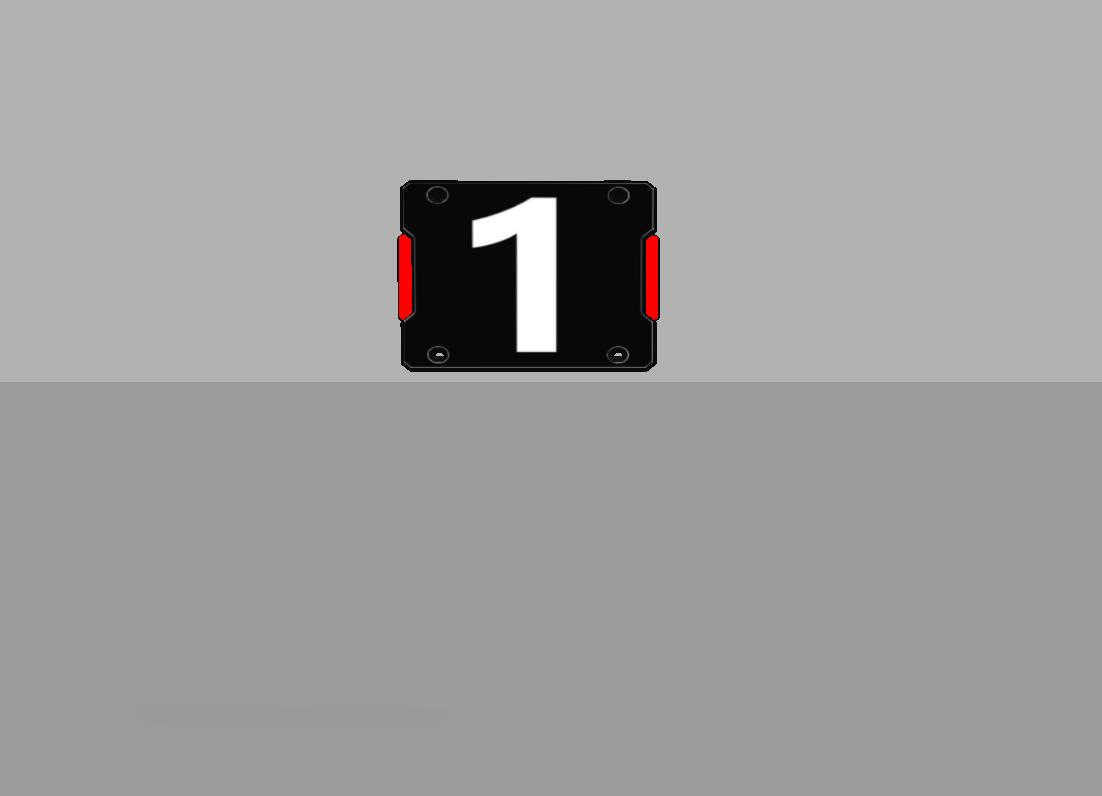
//> input picture src/vision/build/armor_sample_1.jpg, 1102 x 796 px
$ ./main img build/armor_sample_1.jpg   (built with g++ and OpenCV 4)
//> lines starting //> are read from the running program, lines starting //| are printed output that depends on the picture; after the words box and inside, x2 and y2 are one past the last pixel; in counts of white or black regions, pixels touching at a corner belong together
//> further down, img is the input picture: 796 rows x 1102 cols, CV_8UC3; mean B, G, R 158.6, 158.6, 159.2
### src/vision/vision.h
//
// Created by LyChee on 2025/11/12.
//
#ifndef VISION_ARMOR_H
#define VISION_ARMOR_H
#include <opencv2/opencv.hpp>
#include <opencv2/tracking.hpp>
#include <vector>
using namespace cv;
using namespace std;

// [27 lines of commented-out code are left out]
struct Subject{
    std::string name;
    std::vector<cv::Point2f> points;
    int number=0;
    int id=0;
    std::string color_type="none";
    cv::Scalar color_bgr=cv::Scalar(0,0,0);
};

std::pair<std::vector<cv::Point2f>, int> Armor_Detector(cv::Mat img_input);
std::vector<struct Subject> detector(cv::Mat &src);
std::vector<Subject> dynamic(Mat &src);
std::vector<cv::Point2f> Sphere_Processer(const std::vector<cv::Point> &contour);
int digit_detector(const cv::Mat& src);
#endif //VISION_ARMOR_H

### src/vision/detector.cpp
#include <iostream>
#include <opencv2/opencv.hpp>
#include <opencv2/core.hpp>
#include <opencv2/highgui.hpp>
#include <map>
#include <vector>
#include "vision.h"
using namespace std;
using namespace cv;
vector<Subject> detector(Mat &imgsource) {


    // ============================================================
    // 0. 复制输入图像并准备工作容器
    // ============================================================
    Mat src = imgsource.clone();
    vector<Subject> subjects;
    vector<vector<Point>> contours;
    vector<Vec4i> hierarchy;

    // ============================================================
    // 1. 多通道边缘融合预处理
    // ============================================================
    // 1.1 先整体高斯滤波，压制全局噪声
    GaussianBlur(src, src, Size(5, 5), 0);
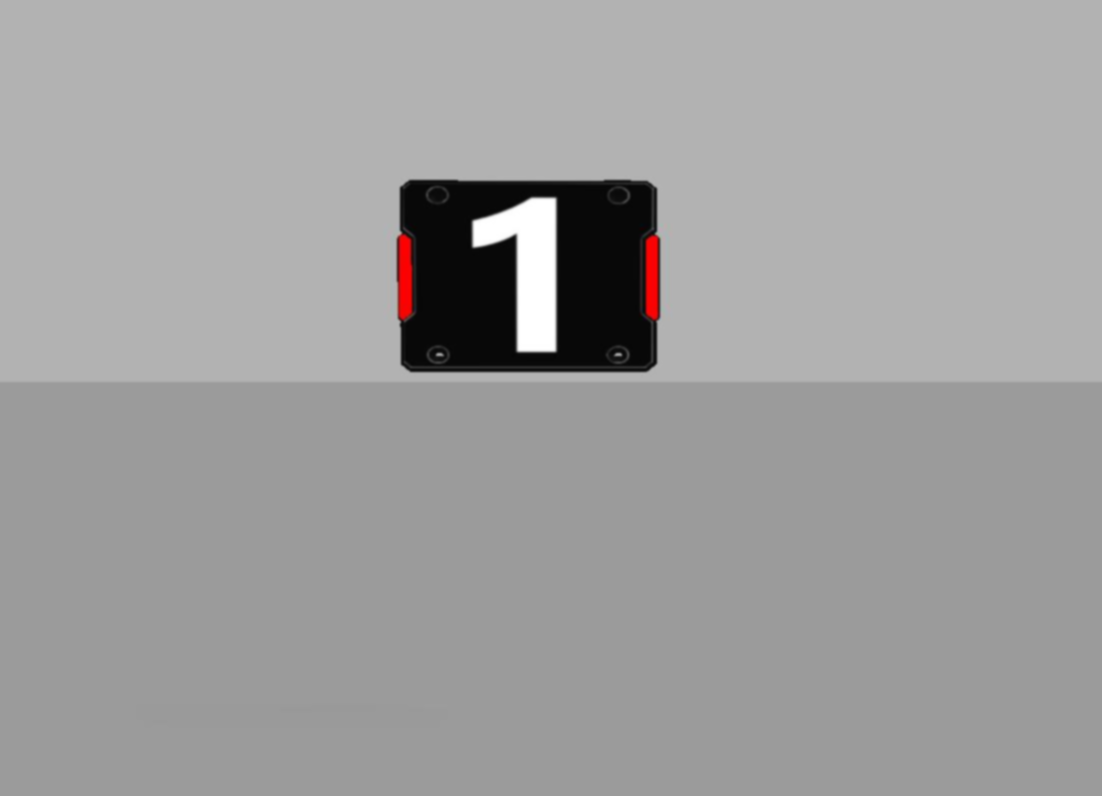
//> src: 796 rows x 1102 cols, CV_8UC3; 3.5% of pixels changed, all inside (x1, y1, x2, y2) = (0, 175, 1102, 728)
    // 1.2 拆分 B/G/R 通道，逐通道检测边缘以覆盖不同颜色对比
    vector<Mat> channels;
    split(src, channels); // B, G, R

    Mat edges_combined = Mat::zeros(src.size(), CV_8UC1);

    // 1.3 逐通道：中值滤波 + Canny，将边缘累加
    for (int i = 0; i < 3; i++) {
        Mat ch_blur, ch_edges;
        // 1.3.1 中值滤波消除椒盐噪声
        medianBlur(channels[i], ch_blur, 5);
        // 1.3.2 低阈值 Canny，保留较弱的结构
        Canny(ch_blur, ch_edges, 30, 100);
        // 1.3.3 多通道 OR 融合
        bitwise_or(edges_combined, ch_edges, edges_combined);
    }
//> this loop made 3 passes
//> pass 1, in detector, `Canny(ch_blur, ch_edges, 30, 100);`:
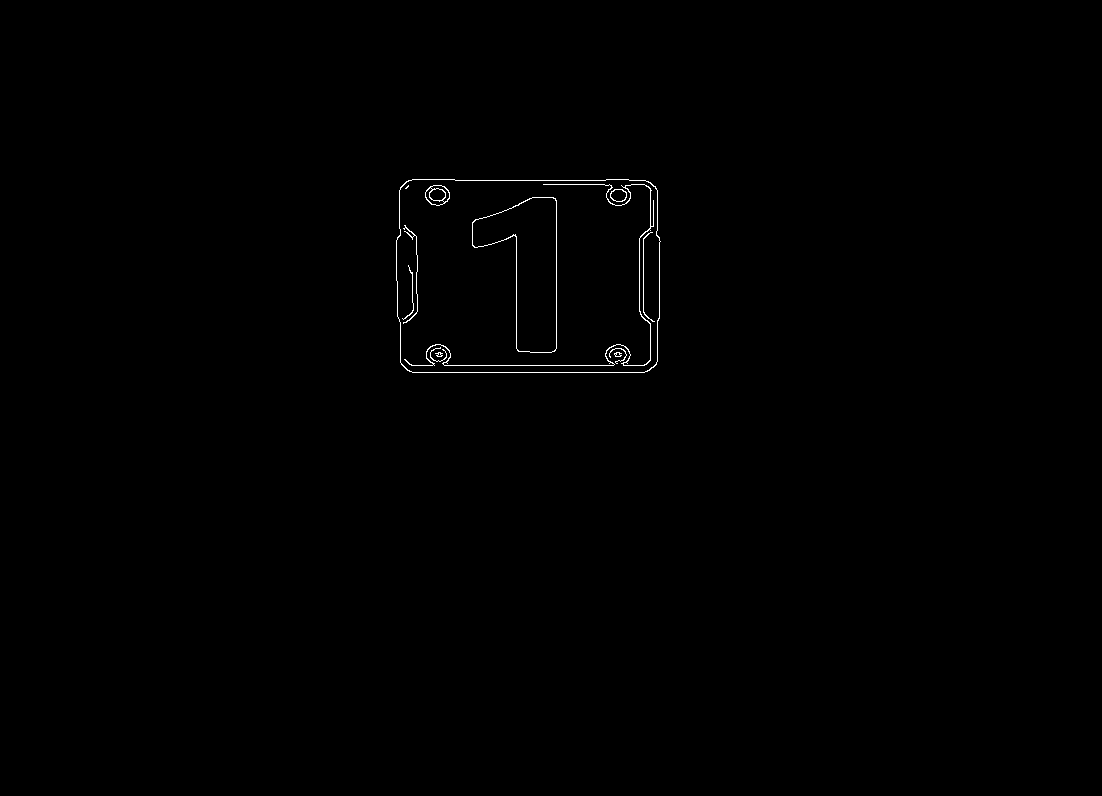
//> ch_edges: 796 rows x 1102 cols, CV_8UC1; 0.32% white in thin lines or dots, all inside (x1, y1, x2, y2) = (396, 179, 661, 373)

    // 1.4 灰度边缘补充，避免纯亮度目标被遗漏
    Mat gray, gray_edges;
    cvtColor(src, gray, COLOR_BGR2GRAY);
    medianBlur(gray, gray, 5);
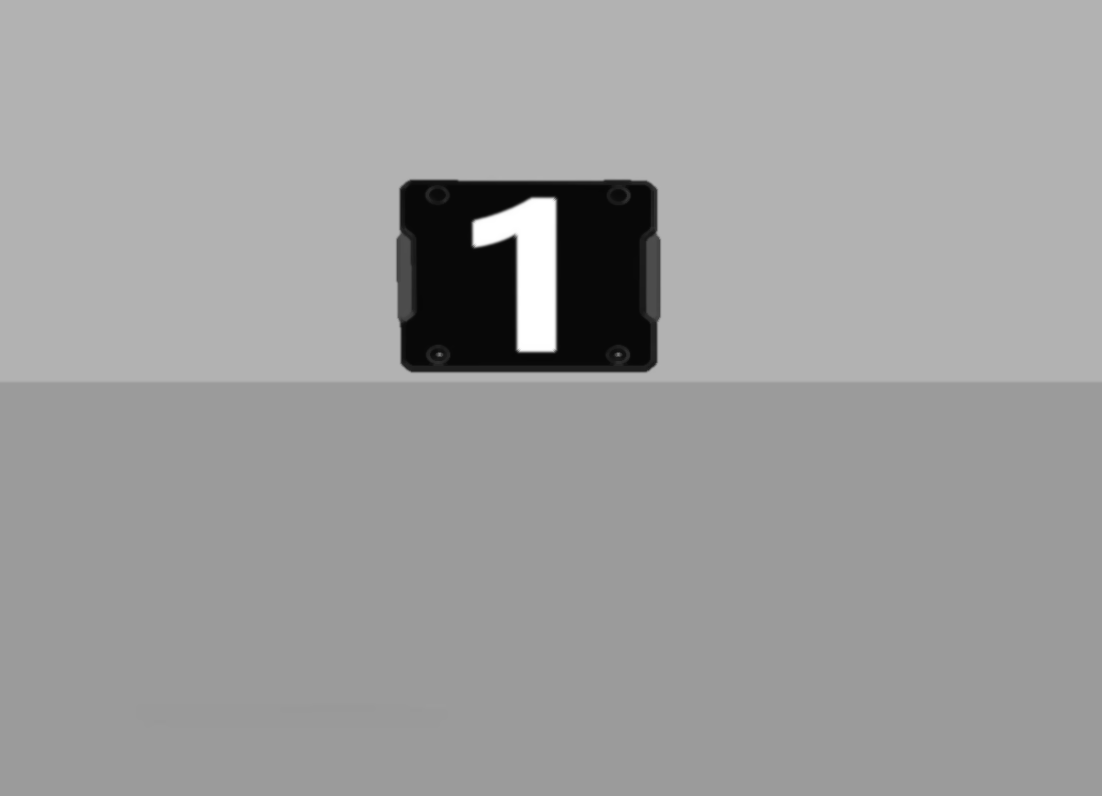
//> gray: 796 rows x 1102 cols, CV_8UC1; min 7, max 255, mean 158.8
    Canny(gray, gray_edges, 40, 120);
    bitwise_or(edges_combined, gray_edges, edges_combined);
//> edges_combined: 796 rows x 1102 cols, CV_8UC1; 0.42% white in thin lines or dots, all inside (x1, y1, x2, y2) = (395, 179, 662, 373)

    // 1.5 形态学闭运算连接断裂边缘，再膨胀确保闭合
    Mat kernel = getStructuringElement(MORPH_ELLIPSE, Size(3, 3));
    Mat edges_closed;
    morphologyEx(edges_combined, edges_closed, MORPH_CLOSE, kernel, Point(-1,-1), 2);
//> edges_closed: 796 rows x 1102 cols, CV_8UC1; 0.67% white; 3 white regions, box (x1, y1, x2, y2) and area: (395, 179, 662, 373) 5083, (472, 197, 557, 353) 482, (425, 185, 450, 206) 284

    Mat Premask;
    dilate(edges_closed, Premask, kernel, Point(-1,-1), 1);
//> Premask: 796 rows x 1102 cols, CV_8UC1; 1.1% white; 3 white regions

    // 1.6 基于外轮廓填充实心掩码，滤除面积过小的噪点
    vector<vector<Point>> tmpCnts;
    findContours(Premask, tmpCnts, RETR_EXTERNAL, CHAIN_APPROX_SIMPLE);
//> tmpCnts = 1 contour; box (x1, y1, x2, y2) and area: (394, 178, 663, 374) 50817

    Premask = Mat::zeros(src.size(), CV_8UC1);
    for (size_t i = 0; i < tmpCnts.size(); ++i) {
        double a = contourArea(tmpCnts[i]);
        if (a < 100) continue;
        drawContours(Premask, tmpCnts, static_cast<int>(i), Scalar(255), FILLED);
    }
//> this loop made 1 pass
//> a on pass 1: 50817
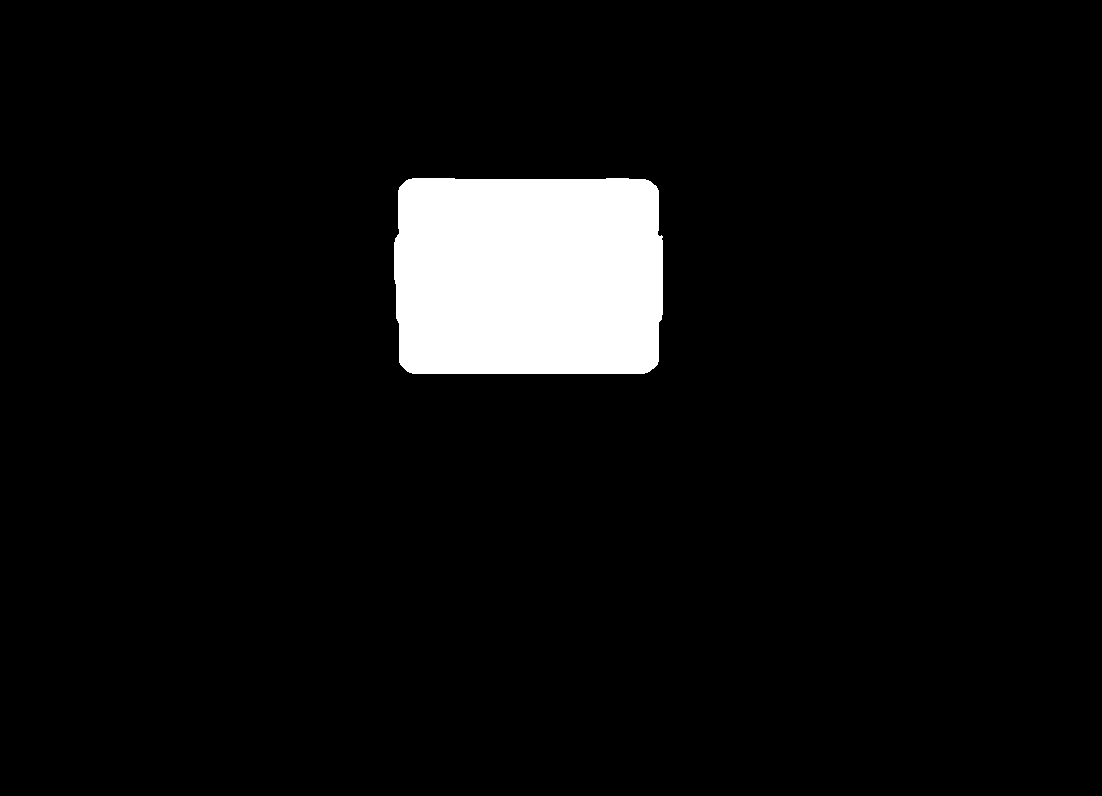
//> Premask: 796 rows x 1102 cols, CV_8UC1; 5.8% white; 1 white region, box (x1, y1, x2, y2) and area: (394, 178, 663, 374) 51254

    // 1.7 最后一次平滑，获得稳定的前景掩码
    morphologyEx(Premask, Premask, MORPH_CLOSE, getStructuringElement(MORPH_ELLIPSE, Size(5,5)));
//> Premask: 796 rows x 1102 cols, CV_8UC1; 5.8% white; 1 white region

    Mat proc = Premask;

    // ============================================================
    // 2. 提取轮廓作为候选目标
    // ============================================================
    findContours(proc, contours, hierarchy, RETR_EXTERNAL, CHAIN_APPROX_SIMPLE);
//> contours = 1 contour; box (x1, y1, x2, y2) and area: (394, 178, 663, 374) 50820


    for (size_t i = 0; i < contours.size(); i++) {
        // 遍历所有contour
        double area = cv::contourArea(contours[i]);
//> area = 50820
        if (area < 100) continue;
        //drawContours(src,contours,i,Scalar(255,0,0),2);
        // debug：显示轮廓数
        cout<<"轮廓数："<<contours.size()<<endl;
//| 轮廓数：1

        /*** 以下为圆形处理 ***/
        // 2.1 对高圆度轮廓执行球体分支
        Point2f center;
        float radius = 0;
        minEnclosingCircle(contours[i], center, radius);
//> center = Point(528, 275.5); radius = 156.4
        //minEnclosingCircle(approx, center, radius);
        // 计算圆形度
        double perimeter = arcLength(contours[i], true);
//> perimeter = 897.7
        double circularity = 4 * CV_PI * area / (perimeter * perimeter);
//> circularity = 0.793
        cout<<"circularity:"<<circularity<<endl;
//| circularity:0.792502
        cout<<"radius"<<radius<<endl;
//| radius156.439
        if (circularity > 0.85 && radius > 15 /*&& radius < 200解除最大半径设置*/) {

            Subject Sphere;
            Sphere.name = "sphere";
            Sphere.id = subjects.size() + 1;
            //Sphere.points = sphere(center,radius,src);
            Sphere.points = Sphere_Processer(contours[i]);
            Mat mask = Mat::zeros(src.size(), CV_8UC1);
            drawContours(mask, contours, static_cast<int>(i), Scalar(255), FILLED);
            Scalar mean_color = mean(src, mask);
            Sphere.color_bgr = mean_color;
            subjects.push_back(Sphere);

        }

        /*** 以上为圆形处理 ***/

        /*** 以下为Armor和矩形处理 ***/
        else {

            // 2.2 对其余轮廓执行装甲板/矩形判定
            // 计算最小外接矩形
            Rect Rectangle_prame;
            Rectangle_prame = boundingRect(contours[i]);
//> Rectangle_prame = Rect(394, 178, 269, 196)
            // 生成矩阵切片
            Mat roi = src(Rectangle_prame);
            // 转为灰度图
            Mat roi_gray;
            cvtColor(roi, roi_gray, COLOR_BGR2GRAY);
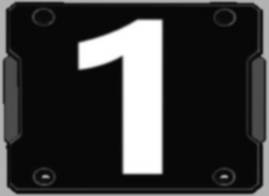
//> roi_gray: 196 rows x 269 cols, CV_8UC1; min 6, max 255, mean 57.6
            GaussianBlur(roi_gray, roi_gray, Size(9,9), 0);
            // 二值化
            Mat roi_binary;
            threshold(roi_gray, roi_binary, 128, 255, THRESH_BINARY);
//> roi_binary: 196 rows x 269 cols, CV_8UC1; 17.7% white; 4 white regions, box (x1, y1, x2, y2) and area: (78, 20, 162, 174) 7224, (0, 0, 16, 196) 932, (237, 0, 269, 196) 898, (64, 0, 210, 2) 289
//> (the rest of the program and of its run is left out)
